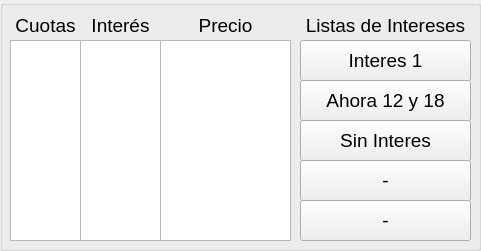
             <widget class="QGroupBox" name="groupBox_11">
              <property name="geometry">
               <rect>
                <x>380</x>
                <y>440</y>
                <width>481</width>
                <height>251</height>
               </rect>
              </property>
              <property name="font">
               <font>
                <pointsize>16</pointsize>
               </font>
              </property>
              <property name="title">
               <string/>
              </property>
              <widget class="QListWidget" name="list_Cuotas">
               <property name="geometry">
                <rect>
                 <x>10</x>
                 <y>40</y>
                 <width>71</width>
                 <height>201</height>
                </rect>
               </property>
               <property name="font">
                <font>
                 <pointsize>14</pointsize>
                </font>
               </property>
              </widget>
              <widget class="QListWidget" name="list_Interes">
               <property name="geometry">
                <rect>
                 <x>80</x>
                 <y>40</y>
                 <width>81</width>
                 <height>201</height>
                </rect>
               </property>
               <property name="font">
                <font>
                 <pointsize>14</pointsize>
                </font>
               </property>
               <property name="toolTip">
                <string>&lt;html&gt;&lt;head/&gt;&lt;body&gt;&lt;p&gt;Doble clic y editamos su interés (Ajusta el Precio automáticamente)&lt;/p&gt;&lt;/body&gt;&lt;/html&gt;</string>
               </property>
              </widget>
              <widget class="QListWidget" name="list_Pcio_Ctas">
               <property name="geometry">
                <rect>
                 <x>160</x>
                 <y>40</y>
                 <width>131</width>
                 <height>201</height>
                </rect>
               </property>
               <property name="font">
                <font>
                 <pointsize>14</pointsize>
                </font>
               </property>
               <property name="toolTip">
                <string>&lt;html&gt;&lt;head/&gt;&lt;body&gt;&lt;p&gt;Doble clic y editamos el precio (Ajusta el interés automáticamente)&lt;/p&gt;&lt;/body&gt;&lt;/html&gt;</string>
               </property>
               <property name="autoScroll">
                <bool>false</bool>
               </property>
              </widget>
              <widget class="QPushButton" name="push_Int1">
               <property name="geometry">
                <rect>
                 <x>300</x>
                 <y>40</y>
                 <width>171</width>
                 <height>41</height>
                </rect>
               </property>
               <property name="font">
                <font>
                 <pointsize>14</pointsize>
                </font>
               </property>
               <property name="text">
                <string>Interes 1</string>
               </property>
               <property name="autoDefault">
                <bool>false</bool>
               </property>
              </widget>
              <widget class="QPushButton" name="push_Int2">
               <property name="geometry">
                <rect>
                 <x>300</x>
                 <y>80</y>
                 <width>171</width>
                 <height>41</height>
                </rect>
               </property>
               <property name="font">
                <font>
                 <pointsize>14</pointsize>
                </font>
               </property>
               <property name="text">
                <string>Ahora 12 y 18</string>
               </property>
               <property name="autoDefault">
                <bool>false</bool>
               </property>
              </widget>
              <widget class="QPushButton" name="push_Int3">
               <property name="geometry">
                <rect>
                 <x>300</x>
                 <y>120</y>
                 <width>171</width>
                 <height>41</height>
                </rect>
               </property>
               <property name="font">
                <font>
                 <pointsize>14</pointsize>
                </font>
               </property>
               <property name="text">
                <string>Sin Interes</string>
               </property>
               <property name="autoDefault">
                <bool>false</bool>
               </property>
              </widget>
              <widget class="QPushButton" name="push_Int4">
               <property name="geometry">
                <rect>
                 <x>300</x>
                 <y>160</y>
                 <width>171</width>
                 <height>41</height>
                </rect>
               </property>
               <property name="font">
                <font>
                 <pointsize>14</pointsize>
                </font>
               </property>
               <property name="text">
                <string>-</string>
               </property>
               <property name="autoDefault">
                <bool>false</bool>
               </property>
              </widget>
              <widget class="QPushButton" name="push_Int5">
               <property name="geometry">
                <rect>
                 <x>300</x>
                 <y>200</y>
                 <width>171</width>
                 <height>41</height>
                </rect>
               </property>
               <property name="font">
                <font>
                 <pointsize>14</pointsize>
                </font>
               </property>
               <property name="text">
                <string>-</string>
               </property>
               <property name="autoDefault">
                <bool>false</bool>
               </property>
              </widget>
              <widget class="QLabel" name="label_25">
               <property name="geometry">
                <rect>
                 <x>300</x>
                 <y>10</y>
                 <width>171</width>
                 <height>31</height>
                </rect>
               </property>
               <property name="font">
                <font>
                 <family>MS Shell Dlg 2</family>
                 <pointsize>14</pointsize>
                 <weight>50</weight>
                 <italic>false</italic>
                 <bold>false</bold>
                </font>
               </property>
               <property name="text">
                <string>Listas de Intereses</string>
               </property>
               <property name="alignment">
                <set>Qt::AlignCenter</set>
               </property>
              </widget>
              <widget class="QLabel" name="label_26">
               <property name="geometry">
                <rect>
                 <x>80</x>
                 <y>10</y>
                 <width>81</width>
                 <height>31</height>
                </rect>
               </property>
               <property name="font">
                <font>
                 <family>MS Shell Dlg 2</family>
                 <pointsize>14</pointsize>
                 <weight>50</weight>
                 <italic>false</italic>
                 <bold>false</bold>
                </font>
               </property>
               <property name="text">
                <string>Interés</string>
               </property>
               <property name="alignment">
                <set>Qt::AlignCenter</set>
               </property>
              </widget>
              <widget class="QLabel" name="label_27">
               <property name="geometry">
                <rect>
                 <x>160</x>
                 <y>10</y>
                 <width>131</width>
                 <height>31</height>
                </rect>
               </property>
               <property name="font">
                <font>
                 <family>MS Shell Dlg 2</family>
                 <pointsize>14</pointsize>
                 <weight>50</weight>
                 <italic>false</italic>
                 <bold>false</bold>
                </font>
               </property>
               <property name="text">
                <string>Precio</string>
               </property>
               <property name="alignment">
                <set>Qt::AlignCenter</set>
               </property>
              </widget>
              <widget class="QLabel" name="label_28">
               <property name="geometry">
                <rect>
                 <x>10</x>
                 <y>10</y>
                 <width>71</width>
                 <height>31</height>
                </rect>
               </property>
               <property name="font">
                <font>
                 <family>MS Shell Dlg 2</family>
                 <pointsize>14</pointsize>
                 <weight>50</weight>
                 <italic>false</italic>
                 <bold>false</bold>
                </font>
               </property>
               <property name="text">
                <string>Cuotas</string>
               </property>
               <property name="alignment">
                <set>Qt::AlignCenter</set>
               </property>
              </widget>
              <zorder>label_25</zorder>
              <zorder>label_26</zorder>
              <zorder>label_27</zorder>
              <zorder>label_28</zorder>
              <zorder>list_Cuotas</zorder>
              <zorder>list_Interes</zorder>
              <zorder>list_Pcio_Ctas</zorder>
              <zorder>push_Int2</zorder>
              <zorder>push_Int3</zorder>
              <zorder>push_Int4</zorder>
              <zorder>push_Int5</zorder>
              <zorder>push_Int1</zorder>
             </widget>
